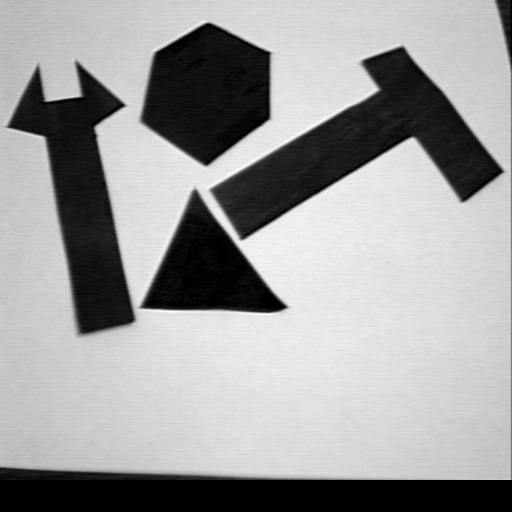
#> input picture img/hw1.jpg, 512 x 512 px
$ python hw3.py
#> lines starting #> are read from the running program, lines starting #| are printed output that depends on the picture
import math

import matplotlib.pyplot as plt
import numpy as np
import skimage.io as io


# returns indexes
# [77 lines left out: functions peak_detect, peakiness, iterative_threshold, adaptive_threshold, threshold, not called in this run]


def driver():
    image = io.imread('../img/hw1.jpg')
#> image is the input picture: shape (512, 512); min 0, max 255, mean 156.5
    hist = np.histogram(image.ravel(), 256)[0]
#> hist = 256 values, max 17586 at index 0, min 4 at index 254, mean 1024
    gradient = np.gradient(hist)
#> gradient = 256 values, max 476 at index 196, min -16932 at index 0, mean -101.7
    plt.plot(hist)
    plt.plot(gradient)
    plt.show()
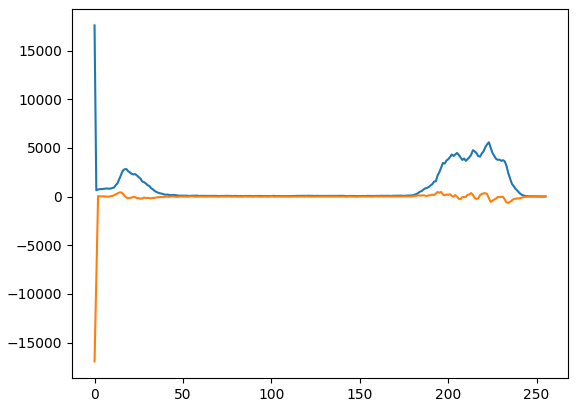
#> figure drawn by matplotlib, 1 panel; curve peaks at x = 0, y = 17586; curve peaks at x = 196, y = 476


if __name__ == '__main__':
    driver()
